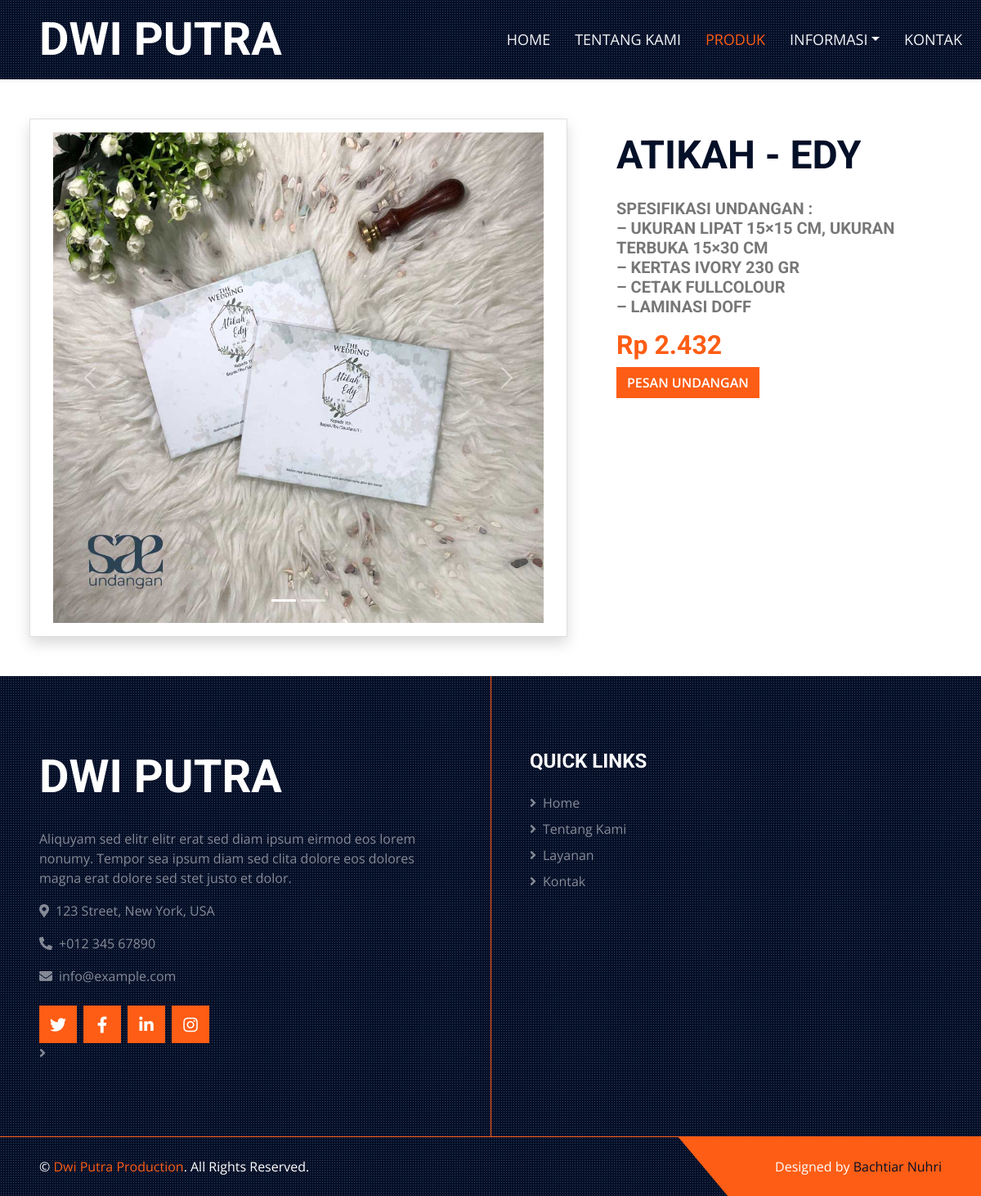
/User/detail_undangan/21, run on the app's committed database.
### tables this page shows
CREATE TABLE `undangan` (
  `id_undangan` int(11) NOT NULL,
  `judul` varchar(128) NOT NULL,
  `deskripsi` varchar(255) NOT NULL,
  `gambar` varchar(128) NOT NULL,
  `gambar_1` varchar(255) NOT NULL,
  `harga` int(32) NOT NULL
);

### application/controllers/User.php (called while the page is built, shortened)
<?php
class User extends CI_Controller
{
    public function __construct()
    {
        $this->load->library('form_validation');
    }
    public function detail_undangan($id)
    {
        $undangan['undangan'] = $this->db->get_where('undangan', ['id_undangan' => $id])->result_array();
        $this->load->view('user/hlm_detail_produk', $undangan);
    }
}

### index.php (called while the page is built, shortened)
<?php
require_once BASEPATH.'core/CodeIgniter.php';

### application/views/user/hlm_detail_produk.php (the view, shortened to what this page needs)
<!DOCTYPE html>
<html lang="en">
<head>
    <link href="https://cdnjs.cloudflare.com/ajax/libs/font-awesome/5.15.0/css/all.min.css" rel="stylesheet">
    <link href="https://cdn.jsdelivr.net/npm/bootstrap-icons@1.4.1/font/bootstrap-icons.css" rel="stylesheet">
    <link href="<?= base_url('asset/'); ?>vendor/lib/owlcarousel/assets/owl.carousel.min.css" rel="stylesheet">
    <link href="<?= base_url('asset/'); ?>vendor/lib/tempusdominus/css/tempusdominus-bootstrap-4.min.css" rel="stylesheet" />
    <link href="<?= base_url('asset/'); ?>vendor/lib/lightbox/css/lightbox.min.css" rel="stylesheet">
    <link href="<?= base_url('asset/'); ?>vendor/css/bootstrap.min.css" rel="stylesheet">
    <link href="<?= base_url('asset/'); ?>vendor/css/style.css" rel="stylesheet">
</head>
<body>
    <div class="container-fluid sticky-top bg-dark bg-light-radial shadow-sm px-5 pe-lg-0">
        <nav class="navbar navbar-expand-lg bg-dark bg-light-radial navbar-dark py-3 py-lg-0">
            <a href="<?= base_url('user'); ?>" class="navbar-brand">
                <h1 class="m-0 display-4 text-uppercase text-white">DWI PUTRA</h1>
            </a>
            <div class="collapse navbar-collapse" id="navbarCollapse">
                <div class="navbar-nav ms-auto py-0">
                    <a href="<?= base_url('user'); ?>" class="nav-item nav-link">Home</a>
                    <a href="<?= base_url('user/tentang'); ?>" class="nav-item nav-link">Tentang Kami</a>
                    <a href="<?= base_url('user/produk'); ?>" class="nav-item nav-link active">Produk</a>
                    <div class="nav-item dropdown">
                        <a href="#" class="nav-link dropdown-toggle" data-bs-toggle="dropdown">Informasi</a>
                    </div>
                    <a href="<?= base_url('kontak'); ?>" class="nav-item nav-link me-2">Kontak</a>
                </div>
            </div>
        </nav>
    </div>
    <?php
    function number_with_dot($number, $sign = false)
    {
        return number_format($number, 0, ',', '.');
    }
    ?>
    <div class="container-fluid py-5 px-5">
        <div class="row">
            <div class="col-md-7 card shadow mb-6">
                <?php foreach ($undangan as $undangan) : ?>
                    <div class="card-body">
                        <div id="carouselExampleIndicators" class="carousel slide" data-bs-interval="false">
                            <div class="carousel-indicators">
                                <button type="button" data-bs-target="#carouselExampleIndicators" data-bs-slide-to="0" class="active" aria-current="true" aria-label="Slide 1"></button>
                                <button type="button" data-bs-target="#carouselExampleIndicators" data-bs-slide-to="1" aria-label="Slide 2"></button>
                            </div>
                            <div class="carousel-inner">
                                <div class="carousel-item active">
                                    <img src="<?= base_url('assets/img/upload/') . $undangan['gambar']; ?>" class="d-block w-100" alt="...">
                                </div>
                            </div>
                            <button class="carousel-control-prev" type="button" data-bs-target="#carouselExampleIndicators" data-bs-slide="prev">
                                <span class="carousel-control-prev-icon" aria-hidden="true"></span>
                            </button>
                            <button class="carousel-control-next" type="button" data-bs-target="#carouselExampleIndicators" data-bs-slide="next">
                                <span class="carousel-control-next-icon" aria-hidden="true"></span>
                            </button>
                        </div>
                    </div>
            </div>
            <div class="col-lg-5 pb-5" style="min-height: 400px;">
                <div class="position-relative h-100 ms-5">
                    <p>
                    <h1 class="display-5 text-uppercase mb-4"><?= $undangan['judul']; ?> </h1>
                    </p>
                    <p>
                    <h5 class="text-uppercase mb-3 text-body"><?= nl2br(htmlspecialchars($undangan['deskripsi'])); ?></h5>
                    </p>
                    <p>
                    <h2><span class="text-primary">Rp <?= number_with_dot($undangan['harga']); ?></span></h2>
                    <a href="<?= base_url('user/pesan_undangan/' . $undangan['id_undangan']); ?>" class="btn btn-primary">Pesan Undangan</a>
                    </p>
                </div>
            </div>
        <?php endforeach; ?>
        </div>
    </div>
    <div class="footer container-fluid position-relative bg-dark bg-light-radial text-white-50 py-6 px-5">
        <div class="row g-5">
            <div class="col-lg-6 pe-lg-5">
                <a href="<?= base_url('user'); ?>" class="navbar-brand">
                    <h1 class="m-0 display-4 text-uppercase text-white"></i>Dwi Putra</h1>
                </a>
                <p>Aliquyam sed elitr elitr erat sed diam ipsum eirmod eos lorem nonumy. Tempor sea ipsum diam sed clita dolore eos dolores magna erat dolore sed stet justo et dolor.</p>
                <p><i class="fa fa-map-marker-alt me-2"></i>123 Street, New York, USA</p>
                <p><i class="fa fa-phone-alt me-2"></i>+012 345 67890</p>
                <p><i class="fa fa-envelope me-2"></i>info@example.com</p>
                <div class="d-flex justify-content-start mt-4">
                    <a class="btn btn-lg btn-primary btn-lg-square rounded-0 me-2" href="#"><i class="fab fa-twitter"></i></a>
                    <a class="btn btn-lg btn-primary btn-lg-square rounded-0 me-2" href="#"><i class="fab fa-facebook-f"></i></a>
                    <a class="btn btn-lg btn-primary btn-lg-square rounded-0 me-2" href="#"><i class="fab fa-linkedin-in"></i></a>
                    <a class="btn btn-lg btn-primary btn-lg-square rounded-0" href="#"><i class="fab fa-instagram"></i></a>
                </div>
                <a class="text-white-50 mb-3" href="<?= base_url('Login'); ?>"><i class="fa fa-angle-right me-2"></i></a>
            </div>
            <div class="col-lg-6 ps-lg-5">
                <div class="row g-5">
                    <div class="col-sm-6">
                        <h4 class="text-white text-uppercase mb-4">Quick Links</h4>
                        <div class="d-flex flex-column justify-content-start">
                            <a class="text-white-50 mb-2" href="<?= base_url('user'); ?>"><i class="fa fa-angle-right me-2"></i>Home</a>
                            <a class="text-white-50 mb-2" href="<?= base_url('user/tentang'); ?>"><i class="fa fa-angle-right me-2"></i>Tentang Kami</a>
                            <a class="text-white-50 mb-2" href="<?= base_url('user/layanan'); ?>"><i class="fa fa-angle-right me-2"></i>Layanan</a>
                            <a class="text-white-50" href="<?= base_url('user/kontak'); ?>"><i class="fa fa-angle-right me-2"></i>Kontak</a>
                        </div>
                    </div>
                </div>
            </div>
        </div>
    </div>
    <div class="container-fluid bg-dark bg-light-radial text-white border-top border-primary px-0">
        <div class="d-flex flex-column flex-md-row justify-content-between">
            <div class="py-4 px-5 text-center text-md-start">
                <p class="mb-0">&copy; <a class="text-primary" href="#">Dwi Putra Production</a>. All Rights Reserved.</p>
            </div>
            <div class="py-4 px-5 bg-primary footer-shape position-relative text-center text-md-end">
                <p class="mb-0">Designed by <a class="text-dark" href="https://htmlcodex.com">Bachtiar Nuhri</a></p>
            </div>
        </div>
    </div>
</body>
</html>

### data on the page
undangan: gambar (picture), judul "ATIKAH - EDY", deskripsi "SPESIFIKASI UNDANGAN : – UKURAN LIPAT 15×15 CM, UKURAN TERBUKA 15×30 CM – KERTAS IVORY 230 GR – CETAK FULLCOLOUR – LAMINASI DOFF", harga "2.432"
